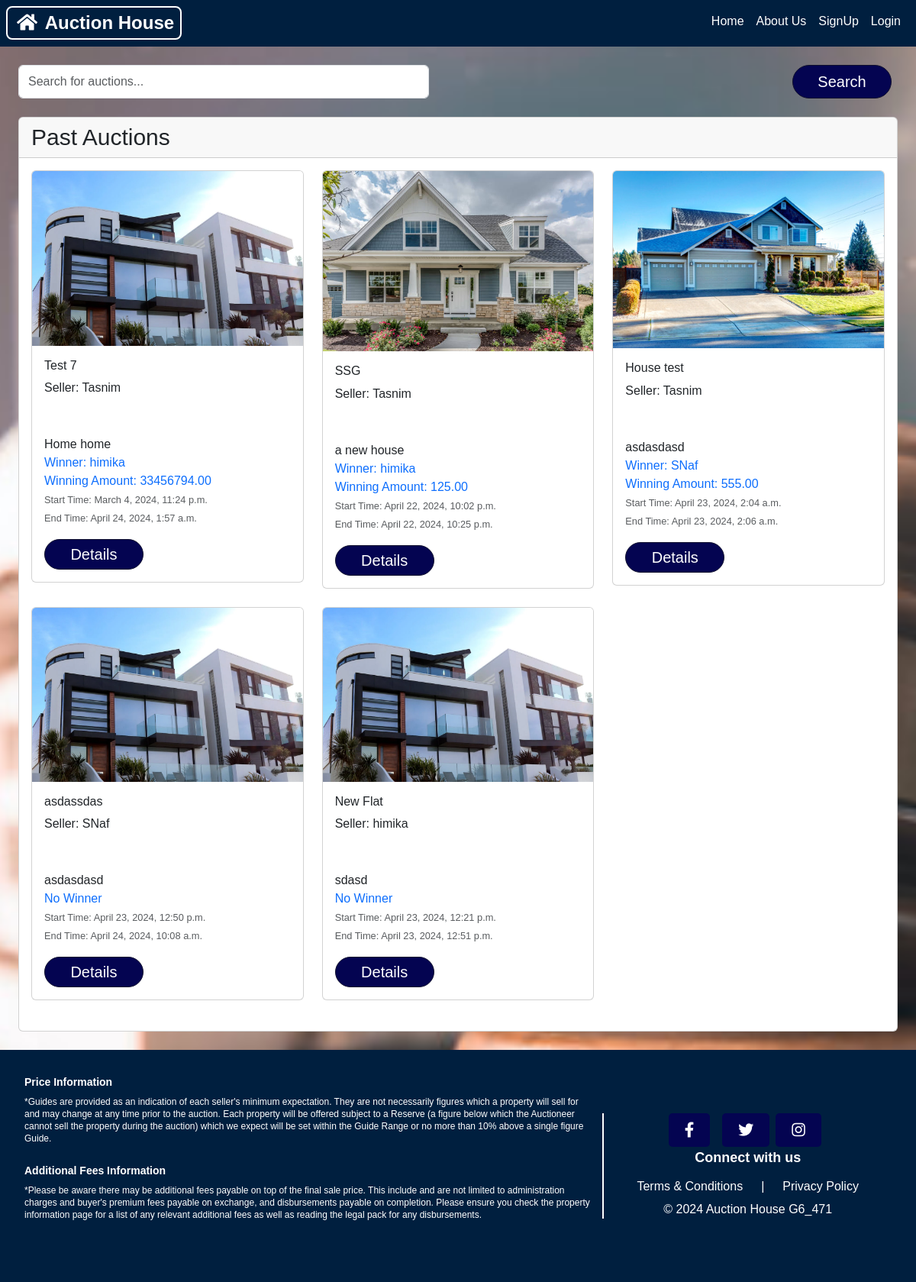
Screenshot of /past-auction-items/ with the database file from the repository.
### website/models.py (models this page shows, shortened)
class AuctionItem(models.Model):
    title = models.CharField(max_length=255)
    description = models.TextField()
    address = models.CharField(max_length=255)
    start_price = models.DecimalField(max_digits=10, decimal_places=2)
    current_bid = models.DecimalField(max_digits=10, decimal_places=2, default=0.00)
    current_bid_by = models.ForeignKey(User, on_delete=models.CASCADE,null=True, blank=True, related_name='bids_made')
    created_by = models.ForeignKey(User, on_delete=models.CASCADE, related_name='auction_items_created')
    start_time = models.DateTimeField(blank=True, null=True)
    end_time = models.DateTimeField(blank=True, null=True)
    image = models.ImageField(upload_to='auction_item_images/', blank=True, null=True)
    winner = models.ForeignKey(User, on_delete=models.SET_NULL, blank=True, null=True, related_name='won_auctions')
    house_size = models.IntegerField(null=True, blank=True)
    floor_count = models.IntegerField(null=True, blank=True)
    house_type = models.CharField(max_length=15, choices=h_type, null=True, blank=True)
    sketchfab_script = models.TextField(blank=True, null=True)
    APPROVAL_CHOICES = [
        ('pending', 'Pending'),
        ('approved', 'Approved'),
        ('rejected', 'Rejected'),
    ]
    approval_status = models.CharField(max_length=10, choices=APPROVAL_CHOICES, default='pending')
    def determine_winner(self):
        highest_bid = self.bid_set.order_by('-amount').first()
        if highest_bid:
            self.winner = highest_bid.bidder
            subject = 'Congratulations! You won the auction'
            message = render_to_string('winner_email.html', {'auction_item': self})
            send_mail(subject, message, settings.EMAIL_HOST_USER, [self.winner.email])
            self.save()
            return self.winner
        else:
            self.winner = None
            self.save()
            return None

### website/views.py (the view)
# urls.py: path('past-auction-items/', views.past_auction_items, name='past_auction_items'),
def past_auction_items(request=None):
    current_time = timezone.now()
    past_auctions = AuctionItem.objects.filter(start_time__lt=current_time, end_time__lt=current_time, approval_status='approved')
    for auction in past_auctions:
        if not auction.winner:
            auction.determine_winner()
    if request:
        return render(request, 'past_auction_items.html', {
            'past_auctions': past_auctions,
        })
    else:
        return past_auctions

### website/templates/past_auction_items.html
{% extends 'base.html' %}
{% block content %}
<div class="container mt-4">
    <div class="search-container text-center mb-4">
        <form action="{% url 'website:search_upcoming_auctions' %}" method="GET" class="form-inline">
            <input type="text" class="form-control" placeholder="Search for auctions..." name="query" required>
            <button type="submit" class="btn btn-primary">Search</button>
        </form>
    </div>
    <div class="card-deck">
        <div class="card">
            <div class="card-header">
                <h2>Past Auctions</h2>
            </div>
            <div class="card-body">
                <div class="row">
                    {% for auction in past_auctions %}
                    <div class="col-md-4 mb-4">
                        <div class="card">
                            {% if auction.image %}
                            <img src="{{ auction.image.url }}" alt="{{ auction.title }} Image" class="card-img-top">
                            {% endif %}
                            <div class="card-body">
                                <h3 class="card-title">{{ auction.title }}</h3>
                                <p class="card-text text-dark">Seller: <a href="{% url 'website:seller_profile' seller_id=auction.created_by.buyer_seller.user_id %}">{{ auction.created_by.username }}</a></p>
                                <p class="card-text text-dark mb-0">{{ auction.description|truncatewords:15 }}</p>
                                {% if auction.winner %}
                                <p class="card-text font-weight-bold text-primary mb-0">
                                    Winner: {{ auction.winner.username }}<br>
                                    Winning Amount: {{ auction.current_bid }}
                                </p>
                                {% else %}
                                <p class="card-text font-weight-bold text-primary mb-0">
                                    No Winner
                                </p>
                                {% endif %}
                                <p class="card-text mb-3">
                                    <small class="text-muted">
                                        Start Time: <span class="start-time">{{ auction.start_time }}</span><br>
                                        End Time: {{ auction.end_time }}
                                    </small>
                                </p>
                                <a href="{% url 'website:auction_detail' auction.id %}" class="btn btn-sm btn-primary">Details</a>
                            </div>
                        </div>
                    </div>
                    {% endfor %}
                </div>
            </div>
        </div>
    </div>
</div>
{% endblock %}

### static/base.css (style rules this page uses)
body { font-family: Arial, sans-serif; background-image: url("bg5.jpg"); background-size: cover; background-position: center; background-repeat: no-repeat; min-height: 250vh; }
* { font-family: Arial, Helvetica, sans-serif; box-sizing: border-box; }
.container { max-width: 1200px; margin: 0 auto; }
.container h2 { font-weight: 500; font-display: flex; font-size: 30px; }
.container p { color: white; margin-bottom: 50px; }
.btn { font-size: 20px; color: #fff; background-color: rgb(4, 4, 81); text-decoration: none; border-radius: 5px; transition: all 0.3s ease; }
.btn-primary { width: 130px; border-color: #0f0f2d; border-radius: 30px; margin-right: 8px; }
form button { margin-left: calc(50% - 100px); width: 200px; }
.search-container { display: flex; justify-content: center; }
.search-container .form-inline { display: flex; flex-grow: 1; }
.search-container .form-inline .form-control { flex: 1; width: 100%; height: 100%; display: flex; align-items: center; position: relative; }

### rows the page displays
AuctionItem: image (picture), title "Test 7", created_by.username "Tasnim", description "Home home", winner.username "himika", current_bid "33456794.00", start_time "March 4, 2024, 11:24 p.m.", end_time "April 24, 2024, 1:57 a.m."
AuctionItem: image (picture), title "SSG", created_by.username "Tasnim", description "a new house", winner.username "himika", current_bid "125.00", start_time "April 22, 2024, 10:02 p.m.", end_time "April 22, 2024, 10:25 p.m."
AuctionItem: image (picture), title "House test", created_by.username "Tasnim", description "asdasdasd", winner.username "SNaf", current_bid "555.00", start_time "April 23, 2024, 2:04 a.m.", end_time "April 23, 2024, 2:06 a.m."
AuctionItem: image (picture), title "asdassdas", created_by.username "SNaf", description "asdasdasd", shows "No Winner", start_time "April 23, 2024, 12:50 p.m.", end_time "April 24, 2024, 10:08 a.m."
AuctionItem: image (picture), title "New Flat", created_by.username "himika", description "sdasd", shows "No Winner", start_time "April 23, 2024, 12:21 p.m.", end_time "April 23, 2024, 12:51 p.m."
